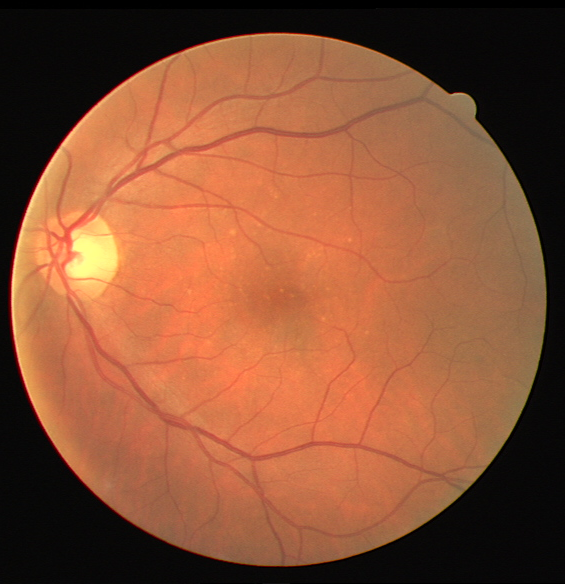
%> input picture data/samples/drive/train/input/21.tif, 565 x 584 px
$ octave --eval "result = segment_retinal_vessels('../../data/samples/drive/train/input/21.tif');"   (GNU Octave 9; MATLAB toolbox functions it lacks are replaced by stand-ins)
%> lines starting %> are read from the running program, lines starting %| are printed output that depends on the picture
function [binaryVessels, vesselProbability] = segment_retinal_vessels(imagePath, vesselThickness)
% SEGMENT_RETINAL_VESSELS
% Problem Statement: SIH26038 (MathWorks) - Retinal Structure Segmentation
%
% Segments the retinal vascular tree using:
% 1. Green-channel extraction (absorbs green maximally)
% 2. Multi-scale tubular vesselness filter (fibermetric / Hessian eigenvalues)
% 3. Morphological post-processing (bwareaopen)
%
% Benchmark: Validated against the official DRIVE dataset.
%
% Syntax:
%   [binaryVessels, vesselProbability] = segment_retinal_vessels(imagePath, vesselThickness)

if nargin < 2, vesselThickness = [1 8]; end

rawRGB = imread(imagePath);
%> rawRGB is the input picture: size 584x565x3 uint8; mean R, G, B 138.7, 82.8, 54.4
if size(rawRGB, 3) == 1
    rawRGB = cat(3, rawRGB, rawRGB, rawRGB);
end

% 1. Green channel isolation
green = rawRGB(:, :, 2);
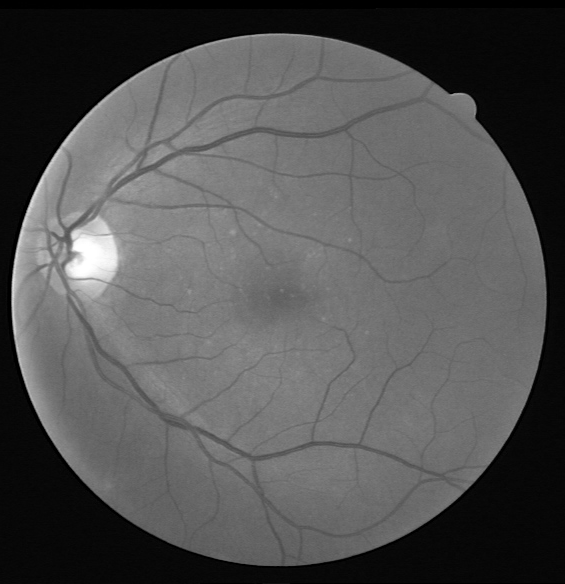
%> green: size 584x565 uint8; min 0, max 255, mean 82.8

% 2. Contrast enhancement before vessel filtering
enhancedGreen = adapthisteq(green, 'ClipLimit', 0.02);
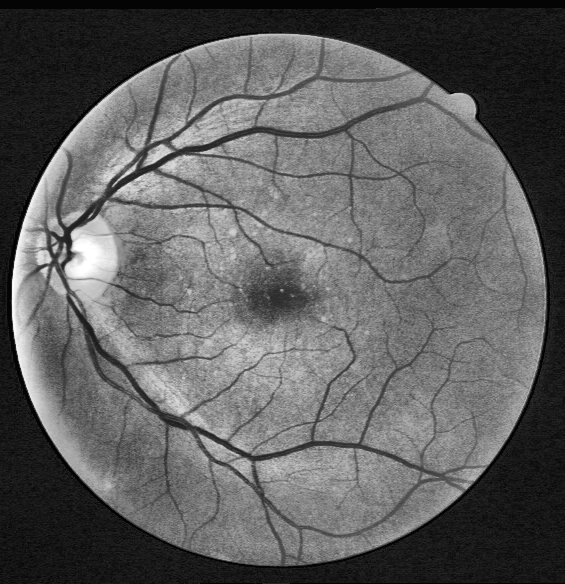
%> enhancedGreen: size 584x565 uint8; min 0, max 255, mean 95.1

% 3. Multi-scale tubular structure enhancement (fibermetric)
% fibermetric uses Hessian matrix eigenvalues to detect continuous vessels
%> (the run ends here)
